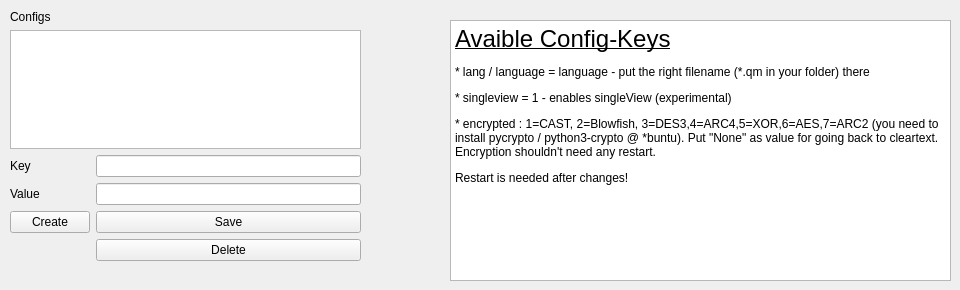
    <widget class="QWidget" name="settings">
     <attribute name="title">
      <string comment="en">Settings</string>
     </attribute>
     <widget class="QWidget" name="formLayoutWidget_7">
      <property name="geometry">
       <rect>
        <x>10</x>
        <y>10</y>
        <width>351</width>
        <height>251</height>
       </rect>
      </property>
      <layout class="QFormLayout" name="formLayout_7">
       <property name="labelAlignment">
        <set>Qt::AlignLeading|Qt::AlignLeft|Qt::AlignVCenter</set>
       </property>
       <item row="2" column="0">
        <widget class="QLabel" name="label_23">
         <property name="text">
          <string>Configs</string>
         </property>
        </widget>
       </item>
       <item row="3" column="0" colspan="2">
        <widget class="QListWidget" name="configList"/>
       </item>
       <item row="4" column="0">
        <widget class="QLabel" name="label_26">
         <property name="text">
          <string>Key</string>
         </property>
        </widget>
       </item>
       <item row="5" column="0">
        <widget class="QLabel" name="label_27">
         <property name="text">
          <string>Value</string>
         </property>
        </widget>
       </item>
       <item row="4" column="1">
        <widget class="QLineEdit" name="configKey"/>
       </item>
       <item row="5" column="1">
        <widget class="QLineEdit" name="configValue"/>
       </item>
       <item row="6" column="0">
        <widget class="QPushButton" name="createConfig">
         <property name="text">
          <string>Create</string>
         </property>
        </widget>
       </item>
       <item row="6" column="1">
        <widget class="QPushButton" name="saveConfig">
         <property name="text">
          <string>Save</string>
         </property>
        </widget>
       </item>
       <item row="7" column="1">
        <widget class="QPushButton" name="deleteConfig">
         <property name="text">
          <string>Delete</string>
         </property>
        </widget>
       </item>
      </layout>
     </widget>
     <widget class="QTextEdit" name="textEdit">
      <property name="geometry">
       <rect>
        <x>450</x>
        <y>20</y>
        <width>501</width>
        <height>261</height>
       </rect>
      </property>
      <property name="undoRedoEnabled">
       <bool>false</bool>
      </property>
      <property name="readOnly">
       <bool>true</bool>
      </property>
      <property name="html">
       <string>&lt;!DOCTYPE HTML PUBLIC &quot;-//W3C//DTD HTML 4.0//EN&quot; &quot;http://www.w3.org/TR/REC-html40/strict.dtd&quot;&gt;
&lt;html&gt;&lt;head&gt;&lt;meta name=&quot;qrichtext&quot; content=&quot;1&quot; /&gt;&lt;style type=&quot;text/css&quot;&gt;
p, li { white-space: pre-wrap; }
&lt;/style&gt;&lt;/head&gt;&lt;body style=&quot; font-family:'Ubuntu'; font-size:9pt; font-weight:400; font-style:normal;&quot;&gt;
&lt;p style=&quot; margin-top:12px; margin-bottom:12px; margin-left:0px; margin-right:0px; -qt-block-indent:0; text-indent:0px;&quot;&gt;&lt;span style=&quot; font-family:'Sans Serif'; font-size:18pt; text-decoration: underline;&quot;&gt;Avaible Config-Keys&lt;/span&gt;&lt;/p&gt;
&lt;p style=&quot; margin-top:12px; margin-bottom:12px; margin-left:0px; margin-right:0px; -qt-block-indent:0; text-indent:0px;&quot;&gt;&lt;span style=&quot; font-family:'Sans Serif';&quot;&gt;* lang / language = language - put the right filename (*.qm in your folder) there&lt;/span&gt;&lt;/p&gt;
&lt;p style=&quot; margin-top:12px; margin-bottom:12px; margin-left:0px; margin-right:0px; -qt-block-indent:0; text-indent:0px;&quot;&gt;&lt;span style=&quot; font-family:'Sans Serif';&quot;&gt;* singleview = 1 - enables singleView (experimental)&lt;/span&gt;&lt;/p&gt;
&lt;p style=&quot; margin-top:12px; margin-bottom:12px; margin-left:0px; margin-right:0px; -qt-block-indent:0; text-indent:0px;&quot;&gt;&lt;span style=&quot; font-family:'Sans Serif';&quot;&gt;* encrypted : 1=CAST, 2=Blowfish, 3=DES3,4=ARC4,5=XOR,6=AES,7=ARC2 (you need to install pycrypto / python3-crypto @ *buntu). Put &amp;quot;None&amp;quot; as value for going back to cleartext. Encryption shouldn't need any restart.&lt;/span&gt;&lt;/p&gt;
&lt;p style=&quot; margin-top:12px; margin-bottom:12px; margin-left:0px; margin-right:0px; -qt-block-indent:0; text-indent:0px;&quot;&gt;&lt;span style=&quot; font-family:'Sans Serif';&quot;&gt;Restart is needed after changes!&lt;/span&gt;&lt;/p&gt;
&lt;p style=&quot;-qt-paragraph-type:empty; margin-top:12px; margin-bottom:12px; margin-left:0px; margin-right:0px; -qt-block-indent:0; text-indent:0px; font-family:'Sans Serif';&quot;&gt;&lt;br /&gt;&lt;/p&gt;&lt;/body&gt;&lt;/html&gt;</string>
      </property>
     </widget>
    </widget>
